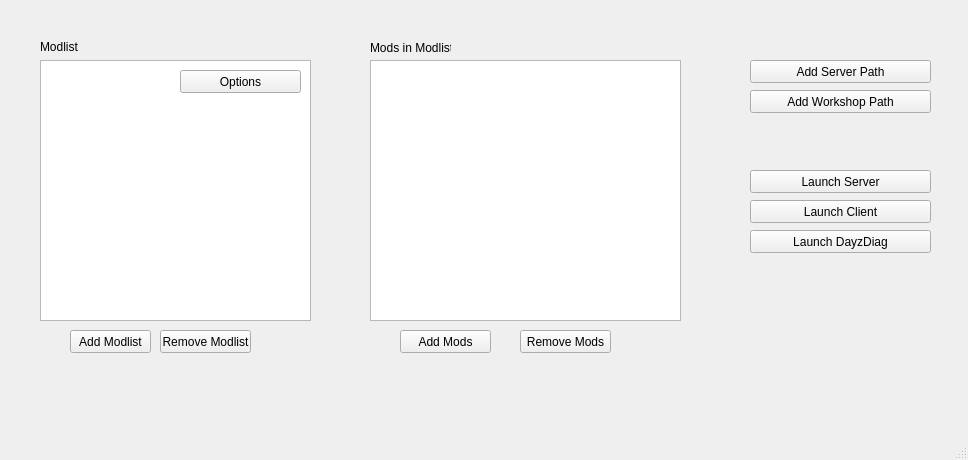
<?xml version="1.0" encoding="UTF-8"?>
<ui version="4.0">
 <class>MainWindow</class>
 <widget class="QMainWindow" name="MainWindow">
  <property name="geometry">
   <rect>
    <x>0</x>
    <y>0</y>
    <width>968</width>
    <height>460</height>
   </rect>
  </property>
  <property name="windowTitle">
   <string>MainWindow</string>
  </property>
  <widget class="QWidget" name="centralwidget">
   <widget class="QTableView" name="modlist_table">
    <property name="geometry">
     <rect>
      <x>40</x>
      <y>60</y>
      <width>271</width>
      <height>261</height>
     </rect>
    </property>
    <property name="showGrid">
     <bool>true</bool>
    </property>
    <attribute name="horizontalHeaderCascadingSectionResizes">
     <bool>false</bool>
    </attribute>
   </widget>
   <widget class="QTableView" name="mods_table">
    <property name="geometry">
     <rect>
      <x>370</x>
      <y>60</y>
      <width>311</width>
      <height>261</height>
     </rect>
    </property>
   </widget>
   <widget class="QPushButton" name="pushButton">
    <property name="geometry">
     <rect>
      <x>70</x>
      <y>330</y>
      <width>81</width>
      <height>23</height>
     </rect>
    </property>
    <property name="text">
     <string>Add Modlist</string>
    </property>
   </widget>
   <widget class="QPushButton" name="pushButton_2">
    <property name="geometry">
     <rect>
      <x>180</x>
      <y>70</y>
      <width>121</width>
      <height>23</height>
     </rect>
    </property>
    <property name="text">
     <string>Options</string>
    </property>
   </widget>
   <widget class="QPushButton" name="pushButton_3">
    <property name="geometry">
     <rect>
      <x>750</x>
      <y>60</y>
      <width>181</width>
      <height>23</height>
     </rect>
    </property>
    <property name="text">
     <string>Add Server Path</string>
    </property>
   </widget>
   <widget class="QPushButton" name="pushButton_4">
    <property name="geometry">
     <rect>
      <x>750</x>
      <y>90</y>
      <width>181</width>
      <height>23</height>
     </rect>
    </property>
    <property name="text">
     <string>Add Workshop Path</string>
    </property>
   </widget>
   <widget class="QLabel" name="label">
    <property name="geometry">
     <rect>
      <x>40</x>
      <y>40</y>
      <width>47</width>
      <height>13</height>
     </rect>
    </property>
    <property name="text">
     <string>Modlist</string>
    </property>
   </widget>
   <widget class="QPushButton" name="pushButton_5">
    <property name="geometry">
     <rect>
      <x>160</x>
      <y>330</y>
      <width>91</width>
      <height>23</height>
     </rect>
    </property>
    <property name="text">
     <string>Remove Modlist</string>
    </property>
   </widget>
   <widget class="QPushButton" name="pushButton_6">
    <property name="geometry">
     <rect>
      <x>750</x>
      <y>170</y>
      <width>181</width>
      <height>23</height>
     </rect>
    </property>
    <property name="text">
     <string>Launch Server</string>
    </property>
   </widget>
   <widget class="QPushButton" name="pushButton_7">
    <property name="geometry">
     <rect>
      <x>750</x>
      <y>200</y>
      <width>181</width>
      <height>23</height>
     </rect>
    </property>
    <property name="text">
     <string>Launch Client</string>
    </property>
   </widget>
   <widget class="QPushButton" name="pushButton_8">
    <property name="geometry">
     <rect>
      <x>750</x>
      <y>230</y>
      <width>181</width>
      <height>23</height>
     </rect>
    </property>
    <property name="text">
     <string>Launch DayzDiag</string>
    </property>
   </widget>
   <widget class="QLabel" name="label_2">
    <property name="geometry">
     <rect>
      <x>370</x>
      <y>40</y>
      <width>81</width>
      <height>16</height>
     </rect>
    </property>
    <property name="text">
     <string>Mods in Modlist</string>
    </property>
   </widget>
   <widget class="QPushButton" name="pushButton_9">
    <property name="geometry">
     <rect>
      <x>400</x>
      <y>330</y>
      <width>91</width>
      <height>23</height>
     </rect>
    </property>
    <property name="text">
     <string>Add Mods</string>
    </property>
   </widget>
   <widget class="QPushButton" name="pushButton_10">
    <property name="geometry">
     <rect>
      <x>520</x>
      <y>330</y>
      <width>91</width>
      <height>23</height>
     </rect>
    </property>
    <property name="text">
     <string>Remove Mods</string>
    </property>
   </widget>
  </widget>
  <widget class="QMenuBar" name="menubar">
   <property name="geometry">
    <rect>
     <x>0</x>
     <y>0</y>
     <width>968</width>
     <height>21</height>
    </rect>
   </property>
  </widget>
  <widget class="QStatusBar" name="statusbar"/>
 </widget>
 <resources/>
 <connections/>
</ui>
